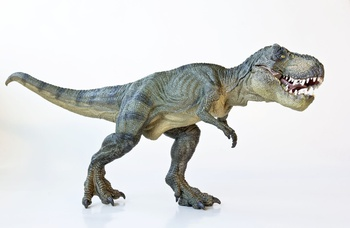
#> input picture Image-Processing/trex.jpg, 350 x 228 px
$ python translation.py --image trex.jpg
#> lines starting #> are read from the running program, lines starting #| are printed output that depends on the picture
### Image-Processing/image_utils.py
import numpy as np
import argparse
import cv2

def translate (image,x,y):
	mat = np.float32([[1,0,x],[0,1,y]])
	s = cv2.warpAffine(image, mat, (image.shape[1], image.shape[0]))
	return s

# [22 lines left out: functions rotate, resize, not called in this run]

### Image-Processing/translation.py
import numpy as np
import argparse
import cv2
import image_utils
ap = argparse.ArgumentParser()
ap.add_argument("-i", "--image", required = True,
	help = "Path to the image")
args = vars(ap.parse_args())
image = cv2.imread(args["image"])
#> image is the input picture: shape (228, 350, 3); mean B, G, R 216.4, 216.9, 215.4
cv2.imshow("Original Image",image)
cv2.waitKey(0)
#shift 25 pix to right and 40 pix right
mat = np.float32([[1,0,25],[0,1,40]])
shifted = cv2.warpAffine(image,mat,(image.shape[1],image.shape[0]))
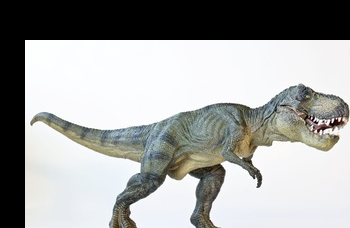
#> shifted: shape (228, 350, 3); mean B, G, R 161.9, 163.2, 162.1
cv2.imshow("25r 40d", shifted)
cv2.waitKey(0)

s2 = image_utils.translate(image,-20,-20)
#> in translate, `s = cv2.warpAffine(image, mat, (image.shape[1], image.shape[0]))`:
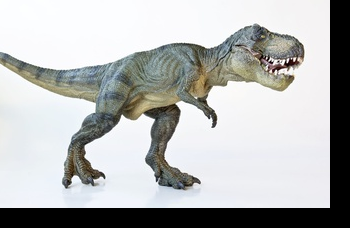
#> s: shape (228, 350, 3); mean B, G, R 182, 182.5, 181.1
cv2.imshow("20l 20u",s2)
cv2.waitKey(0)
